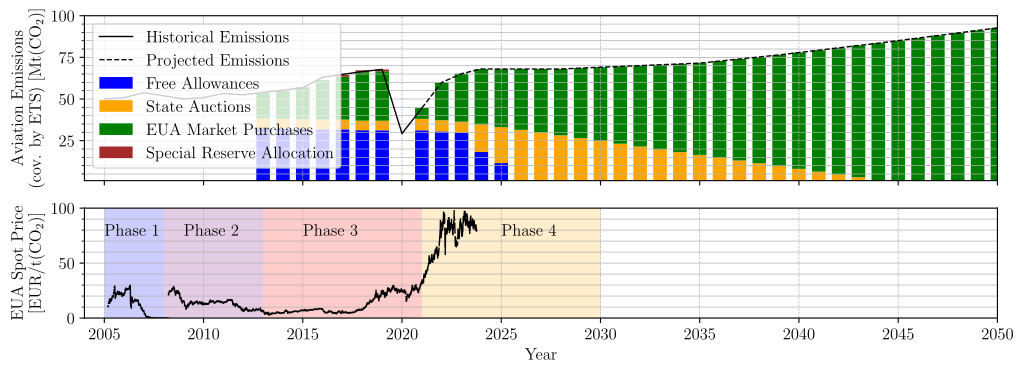

Here is the Python script that generated this plot:
#%%
# runs code as interactive cell 
# https://code.visualstudio.com/docs/python/jupyter-support-py

# IMPORTS #######################################

# plotting
import matplotlib.pyplot as plt
import matplotlib.font_manager as font_manager
# unit conversion
cm = 1/2.54 # for inches-cm conversion
# time manipulation
from datetime import datetime

# data science
import numpy as np
import pandas as pd
from scipy.interpolate import interp1d

# i/o
from pathlib import PurePath, Path

# SETUP #########################################

plt.rcParams.update({
    "text.usetex": True,
    "font.family": "Arial",
    "font.sans-serif": "Computer Modern",
    'font.size': 12
})

# DATA IMPORT ###################################

df_ets_price = pd.read_excel(
    io = 'data/data.xlsx',
    sheet_name = 'Emissions Prices',
    usecols = lambda column: column in [
        'date',
        '[EUR/t]',
    ],
    dtype={
        'date': datetime,
        '[EUR/t]': float,
    },
    header = 0,
    engine = 'openpyxl'
)

df_emissions_proj = pd.read_excel(
    io = 'data/data.xlsx',
    sheet_name = 'EU Emissions Projection',
    usecols = lambda column: column in [
        'year',
        'emissions [Mt(CO2)]'
    ],
    dtype={
        'year': int,
        'emissions [Mt(CO2)]': float
    },
    header = 0,
    engine = 'openpyxl'
)

df_emissions_hist = pd.read_excel(
    io = 'data/data.xlsx',
    sheet_name = 'EU Emissions History',
    usecols = lambda column: column in [
        'year',
        'free allowances [t(CO2)]',
        'state auction [t(CO2)]',
        'EUA purchases [t(CO2)]',
        'special reserve [t(CO2)]'
    ],
    dtype={
        'year': int,
        'free allowances [t(CO2)]': float,
        'state auction [t(CO2)]': float,
        'EUA purchases [t(CO2)]': float,
        'special reserve [t(CO2)]': float
    },
    header = 0,
    engine = 'openpyxl'
)

df_emissions_allowances = pd.read_excel(
    io = 'data/data.xlsx',
    sheet_name = 'ETS (current)',
    usecols = lambda column: column in [
        'year',
        'allowances [% of 2018 value]',
        'free allowances [% of all allowances]'
    ],
    dtype={
        'year': int,
        'allowances [% of 2018 value]': float,
        'free allowances [% of all allowances]': float
    },
    header = 0,
    engine = 'openpyxl'
)


# DATA MANIPULATION #############################

# this is the new list of years
list_of_years: list[int] = [i for i in range(2005, 2050+1)]


def interpolate_1d_dataframe(
    df: pd.DataFrame,
    name_of_column_to_interpolate_x: str,
    name_of_column_to_interpolate_y: str,
    new_x_values: list[int],
) -> pd.DataFrame:
    df_interpolated = pd.DataFrame()
    df_interpolated['year'] = new_x_values
    interpolation_polynomial = interp1d(
        x = df[name_of_column_to_interpolate_x].dropna(), # 'NaN' values usually cause problems, so we remove them here
        y = df[name_of_column_to_interpolate_y].dropna(), # 'NaN' values usually cause problems, so we remove them here
    )
    df_interpolated['y'] = [interpolation_polynomial(x_value) for x_value in new_x_values]
    return df_interpolated


df_emissions_proj: pd.DataFrame = interpolate_1d_dataframe(
    df = df_emissions_proj,
    name_of_column_to_interpolate_x ='year',
    name_of_column_to_interpolate_y ='emissions [Mt(CO2)]',
    new_x_values = list_of_years,
)
loc_2019 = df_emissions_proj[df_emissions_proj['year'] == 2019].index
df_emissions_proj['y_norm'] = df_emissions_proj['y'] / df_emissions_proj['y'].loc[loc_2019].iloc[0]


def sum_selected_row_elements(df, row_index, columns):
    """
    Sums the elements of all cells corresponding to a row index and list of column names.
    """
    return df.loc[row_index, columns].sum().sum() # first .sum() just returns a series, second .sum() returns a scalar


total_emissions_2019 = sum_selected_row_elements(
    df = df_emissions_hist,
    row_index = df_emissions_hist[df_emissions_hist['year'] == 2019].index,
    columns = [
        'free allowances [t(CO2)]',
        'state auction [t(CO2)]',
        'EUA purchases [t(CO2)]',
        'special reserve [t(CO2)]'
    ]
)

df_emissions_proj['proj'] = df_emissions_proj['y_norm'] * total_emissions_2019

allowances_2018 = sum_selected_row_elements(
    df = df_emissions_hist,
    row_index = df_emissions_hist[df_emissions_hist['year'] == 2018].index,
    columns = [
        'free allowances [t(CO2)]',
        'state auction [t(CO2)]',
        'special reserve [t(CO2)]'
    ]
)

df_emissions_allowances['all allowances [t(CO2)]'] = df_emissions_allowances['allowances [% of 2018 value]']/100 * allowances_2018

df_emissions_allowances['free allowances [t(CO2)]'] = df_emissions_allowances['all allowances [t(CO2)]'] * 0.82 * df_emissions_allowances['free allowances [% of all allowances]']/100

df_emissions_allowances['special reserve [t(CO2)]'] = df_emissions_allowances['all allowances [t(CO2)]']/100 * 0.03

df_emissions_allowances['state auction [t(CO2)]'] = df_emissions_allowances['all allowances [t(CO2)]'] - df_emissions_allowances['free allowances [t(CO2)]'] - df_emissions_allowances['special reserve [t(CO2)]']

df_emissions_proj_filtered = df_emissions_proj[df_emissions_proj['year'] >= 2021].reset_index()
df_emissions_allowances['EUA purchases [t(CO2)]'] = df_emissions_proj_filtered['proj'] - df_emissions_allowances['all allowances [t(CO2)]']

# FIGURE ########################################

# SETUP ######################

fig, ax = plt.subplots(
    num = 'main',
    nrows = 2,
    ncols = 1,
    dpi = 300,
    figsize=(30*cm, 10*cm), # A4=(210x297)mm,
    gridspec_kw = dict(
        height_ratios=[3,2],
    ),
    sharex=True
)

# DATA #######################

# AXIS LIMITS ################

ax[0].set_xlim(
    datetime.strptime('2004', '%Y'),
    datetime.strptime('2050', '%Y')
)

ax[0].set_ylim(1,100)

ax[1].set_ylim(0, 100)

# TICKS AND LABELS ###########

for axis in ax:
    axis.minorticks_on()
    axis.tick_params(axis='x', which='minor', bottom=False)

# GRIDS ######################

for axis in ax:
    axis.grid(which='both', axis='y', linestyle='-', linewidth = 0.5)
    axis.grid(which='major', axis='x', linestyle='--', linewidth = 0.5)

# AXIS LABELS ################

ax[0].set_ylabel("Aviation Emissions \n (cov. by ETS) [Mt(CO$_2$)]")
ax[1].set_xlabel("Year")
ax[1].set_ylabel("EUA Spot Price \n [EUR/t(CO$_2$)]")

# PLOTTING ###################

df_filtered = df_emissions_proj[df_emissions_proj['year'] < 2022]
ax[0].plot(
    pd.to_datetime(df_filtered['year'], format='%Y'),
    df_filtered['proj']/(1E6),
    color = 'black',
    linewidth = 1,
    label = 'Historical Emissions'
)

df_filtered = df_emissions_proj[df_emissions_proj['year'] >= 2021]
ax[0].plot(
    pd.to_datetime(df_filtered['year'], format='%Y'),
    df_filtered['proj']/(1E6),
    color = 'black',
    linestyle = '--',
    linewidth = 1,
    label = 'Projected Emissions'
)

ax[0].bar(
    x = pd.to_datetime(df_emissions_allowances['year'], format='%Y'),
    height = df_emissions_allowances['free allowances [t(CO2)]']/(1E6),
    width=250,
    color = 'blue',
)
ax[0].bar(
    x = pd.to_datetime(df_emissions_allowances['year'], format='%Y'),
    height = df_emissions_allowances['state auction [t(CO2)]']/(1E6),
    bottom = df_emissions_allowances['free allowances [t(CO2)]']/(1E6),
    width=250,
    color = 'orange',
)
ax[0].bar(
    x = pd.to_datetime(df_emissions_allowances['year'], format='%Y'),
    height = df_emissions_allowances['special reserve [t(CO2)]']/(1E6),
    bottom = df_emissions_allowances['free allowances [t(CO2)]']/(1E6) + df_emissions_allowances['state auction [t(CO2)]']/(1E6),
    width=250,
    color = 'brown',
)
ax[0].bar(
    x = pd.to_datetime(df_emissions_allowances['year'], format='%Y'),
    height = df_emissions_allowances['EUA purchases [t(CO2)]']/(1E6),
    bottom = df_emissions_allowances['free allowances [t(CO2)]']/(1E6) + df_emissions_allowances['state auction [t(CO2)]']/(1E6) + df_emissions_allowances['special reserve [t(CO2)]']/(1E6),
    width=250,
    color = 'green',
)


ax[0].bar(
    x = pd.to_datetime(df_emissions_hist['year'], format='%Y'),
    height = df_emissions_hist['free allowances [t(CO2)]']/(1E6),
    width=250,
    color = 'blue',
    label = 'Free Allowances',
)
ax[0].bar(
    x = pd.to_datetime(df_emissions_hist['year'], format='%Y'),
    height = df_emissions_hist['state auction [t(CO2)]']/(1E6),
    bottom = df_emissions_hist['free allowances [t(CO2)]']/(1E6),
    width=250,
    color = 'orange',
    label = 'State Auctions',
)
ax[0].bar(
    x = pd.to_datetime(df_emissions_hist['year'], format='%Y'),
    height = df_emissions_hist['EUA purchases [t(CO2)]']/(1E6),
    bottom = df_emissions_hist['free allowances [t(CO2)]']/(1E6) + df_emissions_hist['state auction [t(CO2)]']/(1E6),
    width=250,
    color = 'green',
    label = 'EUA Market Purchases',
)
ax[0].bar(
    x = pd.to_datetime(df_emissions_hist['year'], format='%Y'),
    height = df_emissions_hist['special reserve [t(CO2)]']/(1E6),
    bottom = df_emissions_hist['free allowances [t(CO2)]']/(1E6) + df_emissions_hist['state auction [t(CO2)]']/(1E6) + df_emissions_hist['EUA purchases [t(CO2)]']/(1E6),
    width=250,
    color = 'brown',
    label = 'Special Reserve Allocation',
)

ax[1].plot(
    df_ets_price['date'],
    df_ets_price['[EUR/t]'],
    color = 'black',
    linewidth = 1,
)

ax[1].axvspan(
    xmin = datetime.strptime('2005', '%Y'),
    xmax = datetime.strptime('2008', '%Y'),
    facecolor='blue',
    alpha=0.2,
    label = 'Phase 1'
)
ax[1].annotate(
    'Phase 1',
    xy=(datetime.strptime('2005', '%Y'), 75),
)
ax[1].axvspan(
    xmin = datetime.strptime('2008', '%Y'),
    xmax = datetime.strptime('2013', '%Y'),
    facecolor='purple',
    alpha=0.2,
    label = 'Phase 2'
)
ax[1].annotate(
    'Phase 2',
    xy=(datetime.strptime('2009', '%Y'), 75),
)
ax[1].axvspan(
    xmin = datetime.strptime('2013', '%Y'),
    xmax = datetime.strptime('2021', '%Y'),
    facecolor='red',
    alpha=0.2,
    label = 'Phase 3'
)
ax[1].annotate(
    'Phase 3',
    xy=(datetime.strptime('2015', '%Y'), 75),
)
ax[1].axvspan(
    xmin = datetime.strptime('2021', '%Y'),
    xmax = datetime.strptime('2030', '%Y'),
    facecolor='orange',
    alpha=0.2,
    label = 'Phase 4'
)
ax[1].annotate(
    'Phase 4',
    xy=(datetime.strptime('2025', '%Y'), 75),
)


# LEGEND ####################

ax[0].legend(
    loc='upper left',
)

# EXPORT #########################################

import os 
file_path = os.path.abspath(__file__)
file_name = os.path.splitext(os.path.basename(file_path))[0]
figure_name: str = str(file_name + '.pdf')

plt.savefig(
    fname = figure_name,
    format="pdf",
    bbox_inches='tight',
    transparent = False
)
# %%
